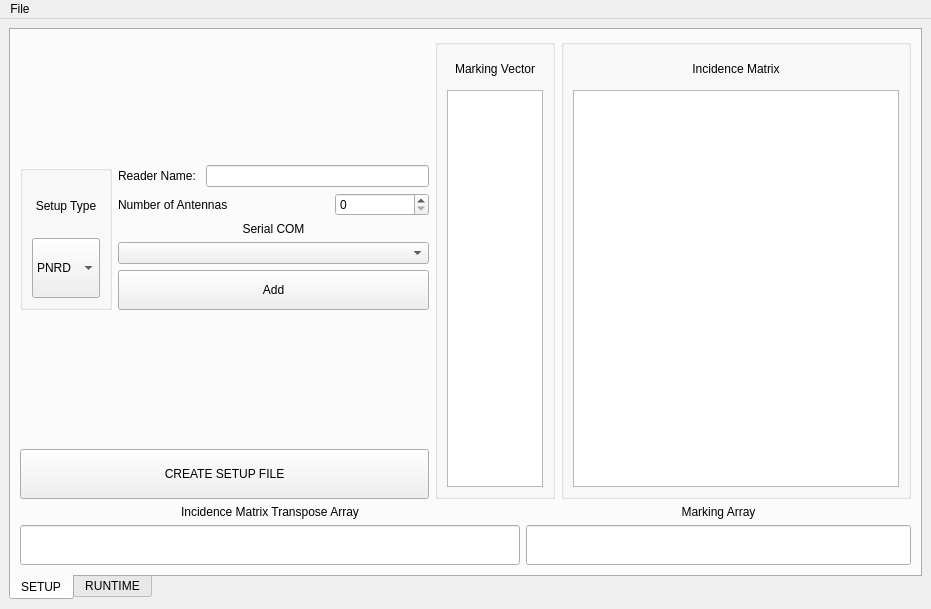
<?xml version="1.0" encoding="UTF-8"?>
<ui version="4.0">
 <class>MainWindow</class>
 <widget class="QMainWindow" name="MainWindow">
  <property name="geometry">
   <rect>
    <x>0</x>
    <y>0</y>
    <width>931</width>
    <height>609</height>
   </rect>
  </property>
  <property name="sizePolicy">
   <sizepolicy hsizetype="Fixed" vsizetype="Fixed">
    <horstretch>0</horstretch>
    <verstretch>0</verstretch>
   </sizepolicy>
  </property>
  <property name="minimumSize">
   <size>
    <width>50</width>
    <height>50</height>
   </size>
  </property>
  <property name="windowTitle">
   <string>MainWindow</string>
  </property>
  <property name="styleSheet">
   <string notr="true">QMainWindow{
	background-color: rgb(55, 60, 85);
}
QTabWidget{
	background-color: rgb(255, 255, 255);
	border:1px solid rgb(221, 216, 216);
}
QTabWidget::pane{
	background-color: rgb(255, 255, 255);
	border:1px solid rgb(221, 216, 216);
}

#setupBg_groupBox{
background-color: rgb(243, 243, 243)!important;
border:1px solid rgb(221, 216, 216);
}

QTabWidget::tab-bar {
	background-color: rgb(238, 238, 236);
	border:1px solid rgb(221, 216, 216);
	alignment: center;
}
QTabBar::tab {
    background-color: white;
	border-color:rgb(186, 189, 182);
    padding: 5px;
	margin-bottom:0px;
	
}

QTabBar::tab:selected {
	border-color: rgb(136, 138, 133);
	background-color: rgb(46, 52, 54);
	color:rgb(255, 255, 255);
}
QTableWidget {
	border:1px  solid rgb(221, 216, 216);
	
}

QTableWidget::section {
	background-color: transparent;
	border:0px solid transparent;
}

QHeaderView::section,QHeaderView{
	  background-color: white;
}

QGroupBox#groupBoxMatrix, QGroupBox#markingGroupBox{
	background-color: white;
	border:1px, solid ,rgb(221, 216, 216);
}
QHeaderView::section:vertical
{
    background-color: white;
}
QHeaderView::section:horizontal{background-color:rgb(238, 238, 236);}


#places_label{color:rgb(60, 167, 61);
font: 75 12pt &quot;Courier 10 Pitch&quot;;}
#transitions_label{color:rgb(60, 167, 61);
font: 75 12pt &quot;Courier 10 Pitch&quot;;}

#id_label{color:rgb(48, 140, 198);
font: 75 12pt &quot;Courier 10 Pitch&quot;;}

#reader_label{color:rgb(60, 167, 61);
font: 75 12pt &quot;Courier 10 Pitch&quot;;}

#exception_label{color:rgb(204, 0, 0);
font: 75 12pt &quot;Courier 10 Pitch&quot;;}

#info_label{color:rgb(204, 0, 0);
font: 75 12pt &quot;Courier 10 Pitch&quot;;}

#setupInfo_label{
background-color: white;
color:rgb(60, 167, 61);
font: 75 12pt &quot;Courier 10 Pitch&quot;;
}

QGroupBox#groupBox_Labels{
	background-color: white;
	border:0px ,solid ,rgb(186, 189, 182);
}

QTabWidget{
	background-color:rgb(242, 242, 242);
}
//rgb(238, 238, 236)</string>
  </property>
  <widget class="QWidget" name="centralwidget">
   <layout class="QHBoxLayout" name="horizontalLayout_3">
    <item>
     <widget class="QTabWidget" name="setup_tabWidget">
      <property name="tabPosition">
       <enum>QTabWidget::South</enum>
      </property>
      <property name="tabShape">
       <enum>QTabWidget::Rounded</enum>
      </property>
      <property name="currentIndex">
       <number>0</number>
      </property>
      <widget class="QWidget" name="tab_setup">
       <attribute name="title">
        <string>SETUP</string>
       </attribute>
       <attribute name="whatsThis">
        <string>Informações da PNRD</string>
       </attribute>
       <layout class="QVBoxLayout" name="verticalLayout_5">
        <item>
         <layout class="QHBoxLayout" name="horizontalLayout_2">
          <item>
           <layout class="QVBoxLayout" name="verticalLayout_4">
            <item>
             <widget class="QLabel" name="label_5">
              <property name="maximumSize">
               <size>
                <width>230</width>
                <height>120</height>
               </size>
              </property>
              <property name="text">
               <string/>
              </property>
              <property name="pixmap">
               <pixmap>images/femec.jpeg</pixmap>
              </property>
              <property name="scaledContents">
               <bool>true</bool>
              </property>
              <property name="alignment">
               <set>Qt::AlignCenter</set>
              </property>
             </widget>
            </item>
            <item>
             <layout class="QHBoxLayout" name="horizontalLayout_6" stretch="0,0">
              <property name="spacing">
               <number>6</number>
              </property>
              <property name="leftMargin">
               <number>0</number>
              </property>
              <property name="topMargin">
               <number>0</number>
              </property>
              <item>
               <layout class="QVBoxLayout" name="bgPnrd_verticalLayout">
                <property name="leftMargin">
                 <number>0</number>
                </property>
                <property name="topMargin">
                 <number>0</number>
                </property>
                <property name="rightMargin">
                 <number>0</number>
                </property>
                <property name="bottomMargin">
                 <number>0</number>
                </property>
                <item>
                 <widget class="QGroupBox" name="setupBg_groupBox">
                  <property name="maximumSize">
                   <size>
                    <width>100</width>
                    <height>16777215</height>
                   </size>
                  </property>
                  <property name="title">
                   <string/>
                  </property>
                  <property name="alignment">
                   <set>Qt::AlignCenter</set>
                  </property>
                  <layout class="QVBoxLayout" name="verticalLayout_8">
                   <item>
                    <widget class="QLabel" name="label_6">
                     <property name="text">
                      <string>Setup Type</string>
                     </property>
                     <property name="alignment">
                      <set>Qt::AlignCenter</set>
                     </property>
                    </widget>
                   </item>
                   <item>
                    <widget class="QComboBox" name="setupPalms_comboBox">
                     <property name="minimumSize">
                      <size>
                       <width>0</width>
                       <height>60</height>
                      </size>
                     </property>
                     <property name="maximumSize">
                      <size>
                       <width>100</width>
                       <height>16777215</height>
                      </size>
                     </property>
                     <property name="font">
                      <font>
                       <kerning>true</kerning>
                      </font>
                     </property>
                     <property name="layoutDirection">
                      <enum>Qt::LeftToRight</enum>
                     </property>
                     <item>
                      <property name="text">
                       <string>PNRD</string>
                      </property>
                     </item>
                     <item>
                      <property name="text">
                       <string>iPNRD</string>
                      </property>
                     </item>
                    </widget>
                   </item>
                  </layout>
                 </widget>
                </item>
               </layout>
              </item>
              <item>
               <layout class="QVBoxLayout" name="verticalLayout_9">
                <property name="topMargin">
                 <number>0</number>
                </property>
                <item>
                 <layout class="QHBoxLayout" name="horizontalLayout_9">
                  <property name="topMargin">
                   <number>0</number>
                  </property>
                  <item>
                   <widget class="QLabel" name="label_7">
                    <property name="maximumSize">
                     <size>
                      <width>100</width>
                      <height>16777215</height>
                     </size>
                    </property>
                    <property name="text">
                     <string>Reader Name: </string>
                    </property>
                   </widget>
                  </item>
                  <item>
                   <widget class="QLineEdit" name="readerName_lineEdit">
                    <property name="maximumSize">
                     <size>
                      <width>300</width>
                      <height>16777215</height>
                     </size>
                    </property>
                   </widget>
                  </item>
                 </layout>
                </item>
                <item>
                 <layout class="QHBoxLayout" name="horizontalLayout_10">
                  <item>
                   <widget class="QLabel" name="label_8">
                    <property name="text">
                     <string>Number of Antennas</string>
                    </property>
                   </widget>
                  </item>
                  <item>
                   <widget class="QLabel" name="qtdTotalTansitions_label">
                    <property name="text">
                     <string/>
                    </property>
                   </widget>
                  </item>
                  <item>
                   <widget class="QSpinBox" name="nAntennas_spinBox"/>
                  </item>
                 </layout>
                </item>
                <item>
                 <widget class="QLabel" name="label_3">
                  <property name="maximumSize">
                   <size>
                    <width>400</width>
                    <height>30</height>
                   </size>
                  </property>
                  <property name="text">
                   <string>Serial COM</string>
                  </property>
                  <property name="alignment">
                   <set>Qt::AlignCenter</set>
                  </property>
                 </widget>
                </item>
                <item>
                 <widget class="QComboBox" name="serialConection_comboBox">
                  <property name="maximumSize">
                   <size>
                    <width>400</width>
                    <height>16777215</height>
                   </size>
                  </property>
                 </widget>
                </item>
                <item>
                 <widget class="QPushButton" name="addSerial_pushButton">
                  <property name="minimumSize">
                   <size>
                    <width>0</width>
                    <height>40</height>
                   </size>
                  </property>
                  <property name="maximumSize">
                   <size>
                    <width>400</width>
                    <height>16777215</height>
                   </size>
                  </property>
                  <property name="text">
                   <string>Add</string>
                  </property>
                 </widget>
                </item>
               </layout>
              </item>
             </layout>
            </item>
            <item>
             <widget class="QLabel" name="setupInfo_label">
              <property name="maximumSize">
               <size>
                <width>500</width>
                <height>16777215</height>
               </size>
              </property>
              <property name="text">
               <string>&lt;html&gt;&lt;head/&gt;&lt;body&gt;&lt;p align=&quot;center&quot;&gt;&lt;br/&gt;&lt;/p&gt;&lt;/body&gt;&lt;/html&gt;</string>
              </property>
             </widget>
            </item>
            <item>
             <widget class="QPushButton" name="createSetup_pushButton">
              <property name="minimumSize">
               <size>
                <width>0</width>
                <height>50</height>
               </size>
              </property>
              <property name="maximumSize">
               <size>
                <width>500</width>
                <height>16777215</height>
               </size>
              </property>
              <property name="text">
               <string>CREATE SETUP FILE</string>
              </property>
             </widget>
            </item>
           </layout>
          </item>
          <item>
           <widget class="QGroupBox" name="markingGroupBox">
            <property name="minimumSize">
             <size>
              <width>100</width>
              <height>0</height>
             </size>
            </property>
            <property name="maximumSize">
             <size>
              <width>120</width>
              <height>16777215</height>
             </size>
            </property>
            <property name="layoutDirection">
             <enum>Qt::LeftToRight</enum>
            </property>
            <property name="title">
             <string/>
            </property>
            <property name="alignment">
             <set>Qt::AlignCenter</set>
            </property>
            <layout class="QVBoxLayout" name="verticalLayout_2">
             <item>
              <widget class="QLabel" name="marking_vector">
               <property name="minimumSize">
                <size>
                 <width>30</width>
                 <height>30</height>
                </size>
               </property>
               <property name="maximumSize">
                <size>
                 <width>120</width>
                 <height>16777215</height>
                </size>
               </property>
               <property name="layoutDirection">
                <enum>Qt::LeftToRight</enum>
               </property>
               <property name="text">
                <string>Marking Vector</string>
               </property>
               <property name="alignment">
                <set>Qt::AlignCenter</set>
               </property>
              </widget>
             </item>
             <item>
              <widget class="QTableWidget" name="markingVector_tw">
               <property name="minimumSize">
                <size>
                 <width>30</width>
                 <height>0</height>
                </size>
               </property>
               <property name="maximumSize">
                <size>
                 <width>120</width>
                 <height>16777215</height>
                </size>
               </property>
               <property name="rowCount">
                <number>0</number>
               </property>
               <property name="columnCount">
                <number>0</number>
               </property>
               <attribute name="horizontalHeaderMinimumSectionSize">
                <number>30</number>
               </attribute>
               <attribute name="horizontalHeaderDefaultSectionSize">
                <number>30</number>
               </attribute>
               <attribute name="horizontalHeaderStretchLastSection">
                <bool>true</bool>
               </attribute>
               <attribute name="verticalHeaderMinimumSectionSize">
                <number>30</number>
               </attribute>
              </widget>
             </item>
            </layout>
           </widget>
          </item>
          <item>
           <widget class="QGroupBox" name="groupBoxMatrix">
            <property name="minimumSize">
             <size>
              <width>350</width>
              <height>0</height>
             </size>
            </property>
            <property name="title">
             <string/>
            </property>
            <layout class="QVBoxLayout" name="verticalLayout">
             <item>
              <widget class="QLabel" name="label">
               <property name="maximumSize">
                <size>
                 <width>16777215</width>
                 <height>30</height>
                </size>
               </property>
               <property name="text">
                <string>Incidence Matrix</string>
               </property>
               <property name="alignment">
                <set>Qt::AlignCenter</set>
               </property>
              </widget>
             </item>
             <item>
              <widget class="QTableWidget" name="incMatrix_tw">
               <property name="sizePolicy">
                <sizepolicy hsizetype="Preferred" vsizetype="Preferred">
                 <horstretch>0</horstretch>
                 <verstretch>0</verstretch>
                </sizepolicy>
               </property>
               <property name="minimumSize">
                <size>
                 <width>250</width>
                 <height>0</height>
                </size>
               </property>
               <property name="maximumSize">
                <size>
                 <width>16777215</width>
                 <height>16777215</height>
                </size>
               </property>
               <property name="sizeAdjustPolicy">
                <enum>QAbstractScrollArea::AdjustToContentsOnFirstShow</enum>
               </property>
               <property name="autoScroll">
                <bool>true</bool>
               </property>
               <property name="gridStyle">
                <enum>Qt::SolidLine</enum>
               </property>
               <property name="rowCount">
                <number>0</number>
               </property>
               <property name="columnCount">
                <number>0</number>
               </property>
               <attribute name="horizontalHeaderVisible">
                <bool>true</bool>
               </attribute>
               <attribute name="horizontalHeaderCascadingSectionResizes">
                <bool>false</bool>
               </attribute>
               <attribute name="horizontalHeaderMinimumSectionSize">
                <number>30</number>
               </attribute>
               <attribute name="horizontalHeaderDefaultSectionSize">
                <number>30</number>
               </attribute>
               <attribute name="horizontalHeaderShowSortIndicator" stdset="0">
                <bool>false</bool>
               </attribute>
               <attribute name="horizontalHeaderStretchLastSection">
                <bool>true</bool>
               </attribute>
               <attribute name="verticalHeaderMinimumSectionSize">
                <number>30</number>
               </attribute>
               <attribute name="verticalHeaderDefaultSectionSize">
                <number>30</number>
               </attribute>
               <attribute name="verticalHeaderStretchLastSection">
                <bool>false</bool>
               </attribute>
              </widget>
             </item>
            </layout>
           </widget>
          </item>
         </layout>
        </item>
        <item>
         <layout class="QHBoxLayout" name="horizontalLayout_5">
          <property name="topMargin">
           <number>0</number>
          </property>
          <item>
           <layout class="QVBoxLayout" name="verticalLayout_6">
            <property name="topMargin">
             <number>0</number>
            </property>
            <item>
             <widget class="QLabel" name="label_4">
              <property name="layoutDirection">
               <enum>Qt::LeftToRight</enum>
              </property>
              <property name="text">
               <string>Incidence Matrix Transpose Array</string>
              </property>
              <property name="alignment">
               <set>Qt::AlignCenter</set>
              </property>
             </widget>
            </item>
            <item>
             <widget class="QLineEdit" name="matrix_array">
              <property name="minimumSize">
               <size>
                <width>500</width>
                <height>40</height>
               </size>
              </property>
              <property name="alignment">
               <set>Qt::AlignCenter</set>
              </property>
             </widget>
            </item>
           </layout>
          </item>
          <item>
           <layout class="QVBoxLayout" name="verticalLayout_7">
            <property name="leftMargin">
             <number>0</number>
            </property>
            <property name="topMargin">
             <number>0</number>
            </property>
            <item>
             <widget class="QLabel" name="label_2">
              <property name="text">
               <string>Marking Array</string>
              </property>
              <property name="alignment">
               <set>Qt::AlignCenter</set>
              </property>
             </widget>
            </item>
            <item>
             <widget class="QLineEdit" name="marking_array">
              <property name="minimumSize">
               <size>
                <width>0</width>
                <height>40</height>
               </size>
              </property>
              <property name="text">
               <string/>
              </property>
              <property name="alignment">
               <set>Qt::AlignCenter</set>
              </property>
             </widget>
            </item>
           </layout>
          </item>
         </layout>
        </item>
       </layout>
      </widget>
      <widget class="QWidget" name="tab_petrinet">
       <attribute name="title">
        <string>RUNTIME</string>
       </attribute>
       <widget class="QGroupBox" name="groupBox_Labels">
        <property name="geometry">
         <rect>
          <x>10</x>
          <y>210</y>
          <width>250</width>
          <height>150</height>
         </rect>
        </property>
        <property name="maximumSize">
         <size>
          <width>250</width>
          <height>150</height>
         </size>
        </property>
        <property name="title">
         <string/>
        </property>
        <layout class="QVBoxLayout" name="verticalLayout_3">
         <item>
          <widget class="QLabel" name="exception_label">
           <property name="text">
            <string/>
           </property>
          </widget>
         </item>
         <item>
          <widget class="QLabel" name="reader_label">
           <property name="text">
            <string/>
           </property>
          </widget>
         </item>
         <item>
          <widget class="QLabel" name="id_label">
           <property name="text">
            <string/>
           </property>
          </widget>
         </item>
         <item>
          <widget class="QLabel" name="places_label">
           <property name="maximumSize">
            <size>
             <width>16777215</width>
             <height>16777215</height>
            </size>
           </property>
           <property name="text">
            <string>&lt;html&gt;&lt;head/&gt;&lt;body&gt;&lt;p&gt;&lt;br/&gt;&lt;/p&gt;&lt;/body&gt;&lt;/html&gt;</string>
           </property>
           <property name="alignment">
            <set>Qt::AlignLeading|Qt::AlignLeft|Qt::AlignVCenter</set>
           </property>
          </widget>
         </item>
         <item>
          <widget class="QLabel" name="transitions_label">
           <property name="text">
            <string>&lt;html&gt;&lt;head/&gt;&lt;body&gt;&lt;p&gt;&lt;br/&gt;&lt;/p&gt;&lt;/body&gt;&lt;/html&gt;</string>
           </property>
           <property name="alignment">
            <set>Qt::AlignLeading|Qt::AlignLeft|Qt::AlignVCenter</set>
           </property>
          </widget>
         </item>
        </layout>
       </widget>
       <widget class="QPushButton" name="confirmSerialConection_pushButton">
        <property name="geometry">
         <rect>
          <x>10</x>
          <y>370</y>
          <width>251</width>
          <height>50</height>
         </rect>
        </property>
        <property name="minimumSize">
         <size>
          <width>0</width>
          <height>50</height>
         </size>
        </property>
        <property name="maximumSize">
         <size>
          <width>16777215</width>
          <height>16777215</height>
         </size>
        </property>
        <property name="text">
         <string>SAVE SETUP</string>
        </property>
       </widget>
       <widget class="QLineEdit" name="serialConection_lineEdit">
        <property name="geometry">
         <rect>
          <x>10</x>
          <y>160</y>
          <width>251</width>
          <height>30</height>
         </rect>
        </property>
        <property name="minimumSize">
         <size>
          <width>0</width>
          <height>30</height>
         </size>
        </property>
        <property name="maximumSize">
         <size>
          <width>16777215</width>
          <height>16777215</height>
         </size>
        </property>
        <property name="alignment">
         <set>Qt::AlignCenter</set>
        </property>
       </widget>
       <widget class="QWidget" name="">
        <property name="geometry">
         <rect>
          <x>430</x>
          <y>390</y>
          <width>151</width>
          <height>41</height>
         </rect>
        </property>
        <layout class="QHBoxLayout" name="horizontalLayout_4">
         <property name="topMargin">
          <number>0</number>
         </property>
         <item>
          <widget class="QLabel" name="info_label">
           <property name="minimumSize">
            <size>
             <width>500</width>
             <height>0</height>
            </size>
           </property>
           <property name="text">
            <string/>
           </property>
           <property name="alignment">
            <set>Qt::AlignCenter</set>
           </property>
          </widget>
         </item>
         <item>
          <widget class="QPushButton" name="stopConnection_pushButton">
           <property name="minimumSize">
            <size>
             <width>0</width>
             <height>30</height>
            </size>
           </property>
           <property name="maximumSize">
            <size>
             <width>9999999</width>
             <height>16777215</height>
            </size>
           </property>
           <property name="text">
            <string>STOP</string>
           </property>
          </widget>
         </item>
        </layout>
       </widget>
      </widget>
     </widget>
    </item>
   </layout>
  </widget>
  <widget class="QMenuBar" name="menubar">
   <property name="geometry">
    <rect>
     <x>0</x>
     <y>0</y>
     <width>931</width>
     <height>24</height>
    </rect>
   </property>
   <widget class="QMenu" name="menuFile">
    <property name="title">
     <string>File</string>
    </property>
    <addaction name="separator"/>
    <addaction name="actionopen_pnml"/>
    <addaction name="separator"/>
    <addaction name="actionExit"/>
   </widget>
   <addaction name="menuFile"/>
  </widget>
  <action name="actionopen_pnml">
   <property name="icon">
    <iconset>
     <normaloff>images/xml.svg</normaloff>images/xml.svg</iconset>
   </property>
   <property name="text">
    <string>Open PNML file</string>
   </property>
   <property name="shortcut">
    <string>Ctrl+O</string>
   </property>
  </action>
  <action name="actionExit">
   <property name="text">
    <string>Exit</string>
   </property>
   <property name="shortcut">
    <string>Ctrl+X</string>
   </property>
  </action>
 </widget>
 <resources/>
 <connections>
  <connection>
   <sender>actionExit</sender>
   <signal>triggered()</signal>
   <receiver>MainWindow</receiver>
   <slot>close()</slot>
   <hints>
    <hint type="sourcelabel">
     <x>-1</x>
     <y>-1</y>
    </hint>
    <hint type="destinationlabel">
     <x>410</x>
     <y>304</y>
    </hint>
   </hints>
  </connection>
 </connections>
</ui>
